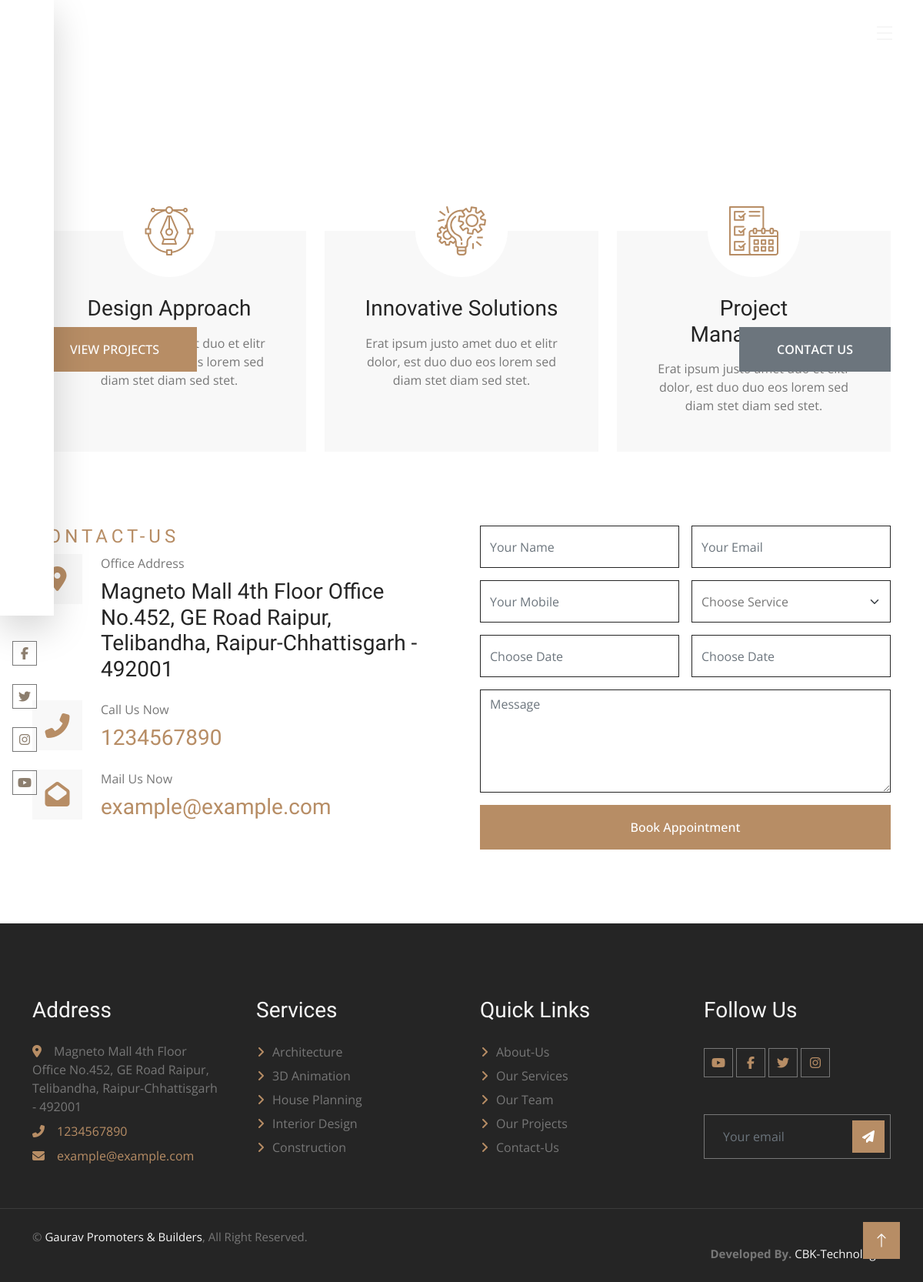
The page / on the database its author committed.
### tables this page shows
CREATE TABLE `contact_info` (
  `id` int(11) NOT NULL,
  `address` text NOT NULL,
  `mobile` varchar(15) NOT NULL,
  `email` varchar(100) NOT NULL,
  `website_url` varchar(255) DEFAULT NULL,
  `created_at` timestamp NOT NULL DEFAULT current_timestamp(),
  `map_url` varchar(255) NOT NULL,
  `updated_at` timestamp NOT NULL DEFAULT current_timestamp() ON UPDATE current_timestamp()
);

### index.php (called while the page is built, shortened)
<?php include('includes/header.php');?>
<?php include('includes/navbar.php');?>
<?php  include('includes/carousel.php');?>
<?php include('includes/facts.php');?>
<?php include('includes/contact.php');?>
<?php include('includes/footer.php');?>

### admin/config/function.php (called while the page is built, shortened)
<?php
function getvalfield($con, $table, $field, $where)
{
    $sql = "select $field from $table where $where";
    $getvalue =  mysqli_query($con, $sql);
    $getval   =  mysqli_fetch_row($getvalue);
    return $getval[0];
}

### includes/dbconfig.php (called while the page is built, shortened)
<?php
$conn = mysqli_connect(DB_HOST, DB_USER, DB_PASS, DB_NAME);
if (!$conn) {
  die("Connection failed: " . mysqli_connect_error());
} else {
  include('admin/config/function.php');
}
$youtube_link = getvalfield($conn, 'social_links', "youtube", "1");
$facebook_link = getvalfield($conn, 'social_links', "facebook", "1");
$twitter_link = getvalfield($conn, 'social_links', "twitter", "1");
$instagram_link = getvalfield($conn, 'social_links', "instagram", "1");
$website_address = getvalfield($conn, 'contact_info', "address", "1");
$website_mobile = getvalfield($conn, 'contact_info', "mobile", "1");
$website_email = getvalfield($conn, 'contact_info', "email", "1");

### includes/contact.php (the view, shortened to what this page needs)
<div class="container-xxl py-5">
      <div class="container">
          <div class="row g-5">
              <div class="col-lg-6 wow fadeInUp" data-wow-delay="0.1s">
                  <h4 class="section-title">Contact-Us</h4>
                  <div class="row g-4">
                  <div class="col-12">
                          <div class="d-flex">
                              <div class="d-flex flex-shrink-0 align-items-center justify-content-center bg-light" style="width: 65px; height: 65px;">
                                  <i class="fa fa-2x fa-map-marker-alt text-primary"></i>
                              </div>
                              <div class="ms-4">
                                  <p class="mb-2">Office Address</p>
                                  <h3 class="mb-0"><a  rel="noopener noreferrer"><?=$website_address?></a></h3>
                              </div>
                          </div>
                      </div>
                      <div class="col-12">
                          <div class="d-flex">
                              <div class="d-flex flex-shrink-0 align-items-center justify-content-center bg-light" style="width: 65px; height: 65px;">
                                  <i class="fa fa-2x fa-phone-alt text-primary"></i>
                              </div>
                              <div class="ms-4">
                                  <p class="mb-2">Call Us Now</p>
                                  <h3 class="mb-0"><a href="tel:<?=$website_mobile?>" target="_blank" rel="noopener noreferrer"><?=$website_mobile?></a></h3>
                              </div>
                          </div>
                      </div>
                      <div class="col-12">
                          <div class="d-flex">
                              <div class="d-flex flex-shrink-0 align-items-center justify-content-center bg-light" style="width: 65px; height: 65px;">
                                  <i class="fa fa-2x fa-envelope-open text-primary"></i>
                              </div>
                              <div class="ms-4">
                                  <p class="mb-2">Mail Us Now</p>
                                  <h3 class="mb-0"><a href="mailto:<?=$website_email?>" target="_blank" rel="noopener noreferrer"><?=$website_email?></a></h3>
                              </div>
                          </div>
                      </div>
                  </div>
              </div>
              <div class="col-lg-6 wow fadeInUp" data-wow-delay="0.5s">
                  <div class="row g-3">
                      <div class="col-12 col-sm-6">
                          <input type="text" class="form-control" placeholder="Your Name" style="height: 55px;">
                      </div>
                      <div class="col-12 col-sm-6">
                          <input type="email" class="form-control" placeholder="Your Email" style="height: 55px;">
                      </div>
                      <div class="col-12 col-sm-6">
                          <input type="text" class="form-control" placeholder="Your Mobile" style="height: 55px;">
                      </div>
                      <div class="col-12 col-sm-6">
                          <select class="form-select" style="height: 55px;">
                              <option selected>Choose Service</option>
                          </select>
                      </div>
                      <div class="col-12 col-sm-6">
                          <div class="date" id="date" data-target-input="nearest">
                              <input type="text"
                                  class="form-control datetimepicker-input"
                                  placeholder="Choose Date" data-target="#date" data-toggle="datetimepicker" style="height: 55px;">
                          </div>
                      </div>
                      <div class="col-12 col-sm-6">
                          <div class="time" id="time" data-target-input="nearest">
                              <input type="text"
                                  class="form-control datetimepicker-input"
                                  placeholder="Choose Date" data-target="#time" data-toggle="datetimepicker" style="height: 55px;">
                          </div>
                      </div>
                      <div class="col-12">
                          <textarea class="form-control" rows="5" placeholder="Message"></textarea>
                      </div>
                      <div class="col-12">
                          <button class="btn btn-primary w-100 py-3" type="submit">Book Appointment</button>
                      </div>
                  </div>
              </div>
          </div>
      </div>
  </div>

### includes/footer.php (shortened to what this page needs)
    <div class="container-fluid bg-dark text-body footer mt-5 pt-5 px-0 wow fadeIn" data-wow-delay="0.1s">
        <div class="container py-5">
            <div class="row g-5">
                <div class="col-lg-3 col-md-6">
                    <h3 class="text-light mb-4">Address</h3>
                    <p class="mb-2"><i class="fa fa-map-marker-alt text-primary me-3"></i><?=$website_address?></p>
                    <p class="mb-2"><i class="fa fa-phone-alt text-primary me-3"></i><a class="text-decoration-none"  href="tel:<?=$website_mobile?>" target="_blank" rel="noopener noreferrer"><?=$website_mobile?></a></p>
                    <p class="mb-2"><i class="fa fa-envelope text-primary me-3"></i><a class="text-decoration-none"  href="mailto:<?=$website_email?>" target="_blank" rel="noopener noreferrer"><?=$website_email?></a></p>
                </div>
                <div class="col-lg-3 col-md-6">
                    <h3 class="text-light mb-4">Services</h3>
                    <a class="btn btn-link" href="">Architecture</a>
                    <a class="btn btn-link" href="">3D Animation</a>
                    <a class="btn btn-link" href="">House Planning</a>
                    <a class="btn btn-link" href="">Interior Design</a>
                    <a class="btn btn-link" href="">Construction</a>
                </div>
                <div class="col-lg-3 col-md-6">
                    <h3 class="text-light mb-4">Quick Links</h3>
                    <a class="btn btn-link" href="about-us.php">About-Us</a>
                    <a class="btn btn-link" href="our-services.php">Our Services</a>
                    <a class="btn btn-link" href="our-team.php">Our Team</a>
                    <a class="btn btn-link" href="our-projects.php">Our Projects</a>
                    <a class="btn btn-link" href="contsct-us.php">Contact-Us</a>
                </div>
                <div class="col-lg-3 col-md-6">
                    <h3 class="text-light mb-4">Follow Us</h3>
                    <div class="d-flex pt-2">
                        <a class="btn btn-square btn-outline-body me-1" href="<?=$youtube_link?>"><i class="fab fa-youtube"></i></a>
                        <a class="btn btn-square btn-outline-body me-1" href="<?=$facebook_link?>"><i class="fab fa-facebook-f"></i></a>
                        <a class="btn btn-square btn-outline-body me-1" href="<?=$twitter_link?>"><i class="fab fa-twitter"></i></a>
                        <a class="btn btn-square btn-outline-body me-0" href="<?=$instagram_link?>"><i class="fab fa-instagram"></i></a>
                    </div>
                    <div class="position-relative mx-auto mt-5" style="max-width: 400px;">
                        <input class="form-control bg-transparent w-100 py-3 ps-4 pe-5" type="text" placeholder="Your email">
                        <button type="button" class="btn btn-primary py-2 position-absolute top-0 end-0 mt-2 me-2"><i class="fa-solid fa-paper-plane"></i></button>
                    </div>
                </div>
            </div>
        </div>
        <div class="container-fluid copyright">
            <div class="container">
                <div class="row">
                    <div class="col-md-6 text-center text-md-start mb-3 mb-md-0">
                        &copy; <a href="index.php">Gaurav Promoters & Builders</a>, All Right Reserved.
                    </div>
                    <div class="col-md-6 text-center text-md-end">
                        <br> <b>Developed By.</b> <a class="border-bottom" href="https://cbktechnologies.com/" target="_blank">CBK-Technologies</a>
                    </div>
                </div>
            </div>
        </div>
    </div>
    <a href="#" class="btn btn-lg btn-primary btn-lg-square back-to-top"><i class="bi bi-arrow-up"></i></a>
</body>
</html>

### rows shown on the page
contact_info: address "Magneto Mall 4th Floor Office No.452, GE Road Raipur, Telibandha, Raipur-Chhattisgarh - 492001", mobile "1234567890", email "example@example.com"
